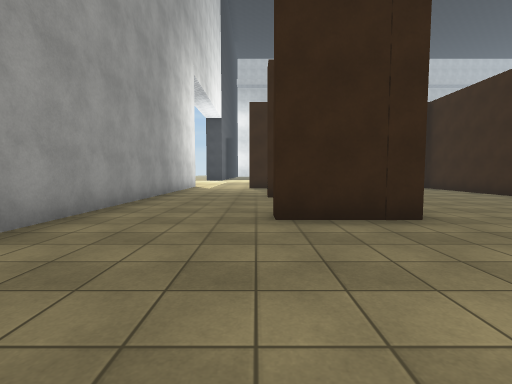
view 1 (above)

17 first-person views from a walk through a Unity game level. The camera is 1.3 m above the floor, tilts 4° down and sees 85° across. Doors are open. The floor is counted in squares, 2 m on a side. Each view is taken from the middle of a square. On the plan, view 1 faces up. The plan holds only what a view shows up to about 9 squares ahead; the rest is blank. The place goes on beyond the plan. The player character is not drawn. Surface patterns are stand-ins for the level's own textures.

view 2
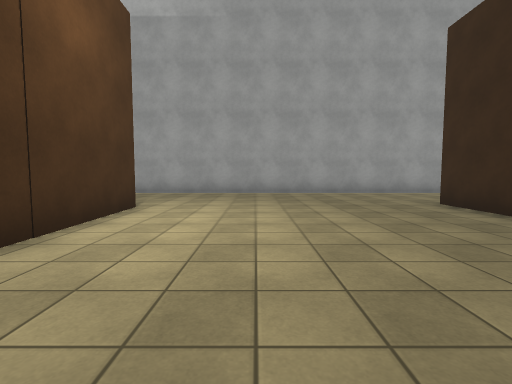

view 3
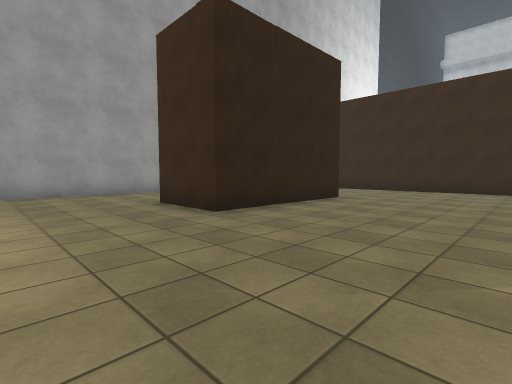

view 4
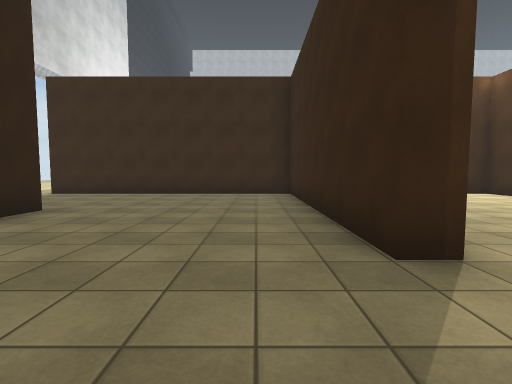

view 5
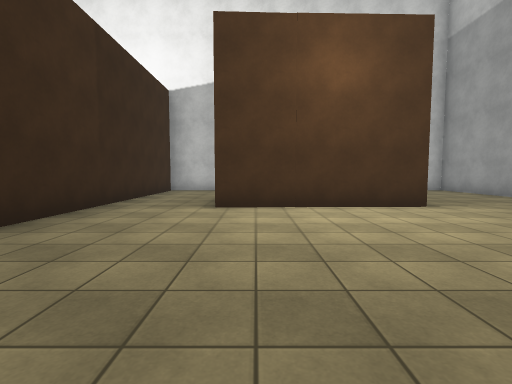

view 6
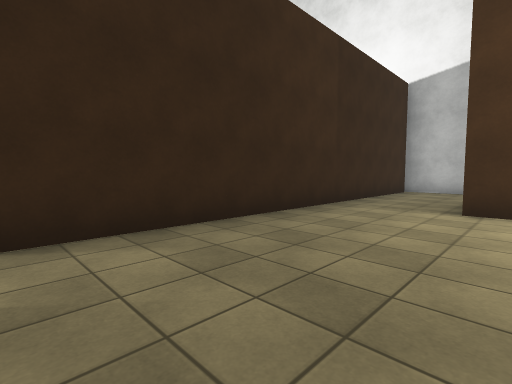

view 7
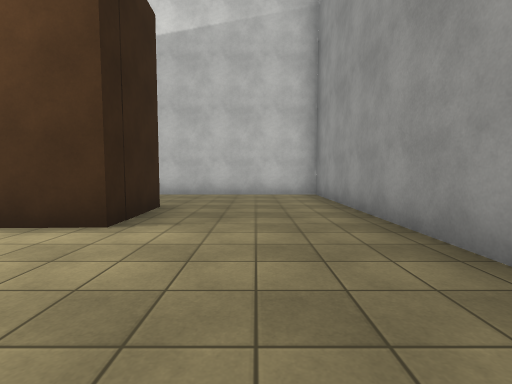

view 8
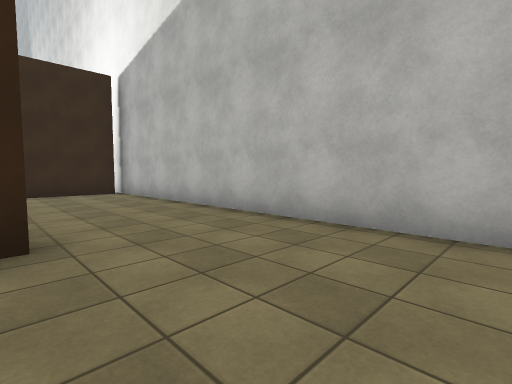

view 9
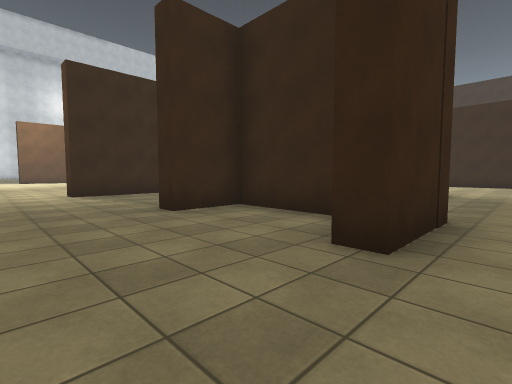

view 10
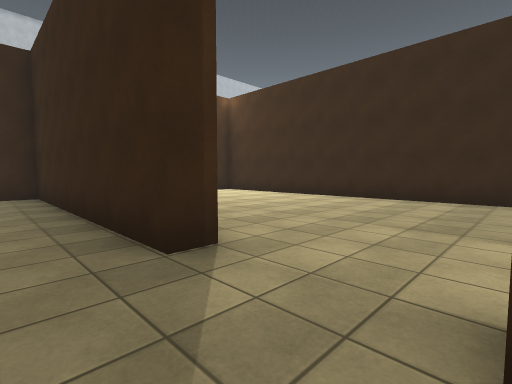

view 11
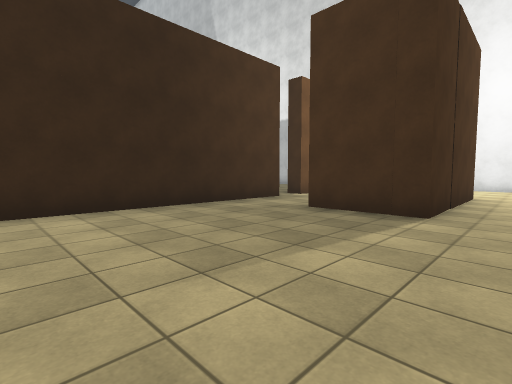

view 12
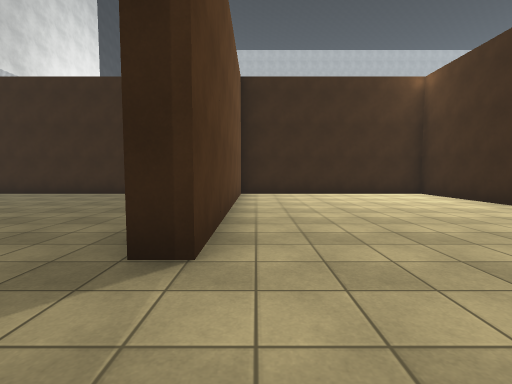

view 13
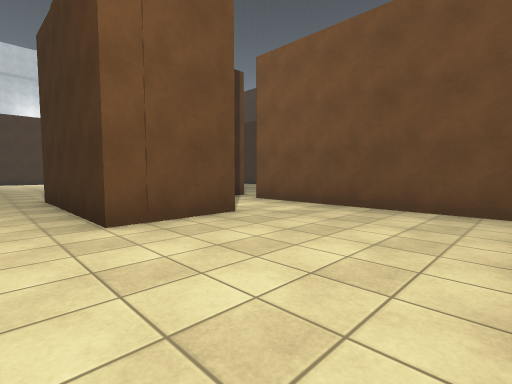

view 14
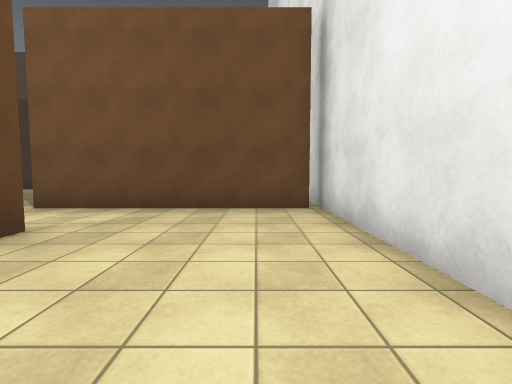

view 15
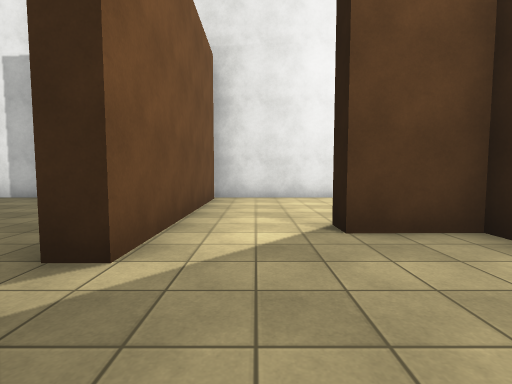

view 16
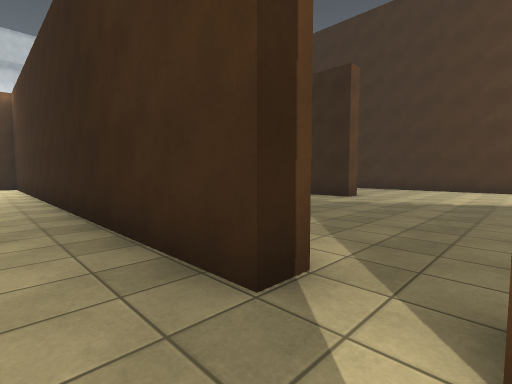

view 17
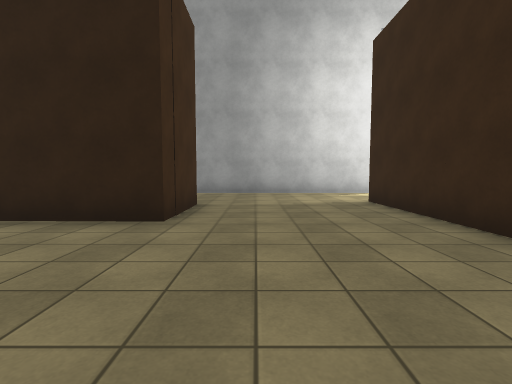

### Floor plan
Points are (right, up) in squares from view 1. A wall is a line through its corners. A room is listed if a view was taken in it or the views show most of it. See-through windows are left out.
Room 1 (views 1, 2, 3, 4, 5, 6, 7, 8, 9, 10, 17)
walls: (1.8, 5.1) (1.8, 7.3) (0.4, 7.3) (0.3, 7.8) (2.3, 7.8) (2.3, 3.8) (0.3, 3.8) (0.3, 4.3); (7.5, 5) (7, 5) (7, 11.5) (-0.3, 11.5) (-0.3, 12.1); (0.8, -4.4) (0.7, -2.3) (4.8, -2.2); (7, -7) (7, 3.1); (-2.8, 12.6) (-2.8, -7.2) (7.6, -7.2)
ways out: opening at (7, 4.5) to room 2; opening at (-1.5, 12)
Room 2 (views 11, 12)
walls: (9, 0.5) (11.1, 0.6); (7.5, 11.1) (7.5, 5); (13, 0.5) (13, 11.5) (7.5, 11.5)
ways out: opening at (7, 4.5) to room 1; opening at (8, 0) to room 3; opening at (12, 0) to room 4
Room 3 (views 13, 14)
walls: (11, -3) (11, -3.5) (9, -3.5) (9, 0.5); (9.2, -7.2) (12.9, -7.2); (13, -7) (13, -2)
ways out: opening at (8, 0) to room 2; opening at (12, -3) to room 4
Room 4 (views 15, 16)
walls: (13, -1) (13, 0.5); (9.5, -3) (11, -3)
ways out: opening at (12, 0) to room 2; opening at (12, -3) to room 3; gap at (13, -1.5)

Where each view was taken, in squares from view 1:
view 1: 0 up, 0 right, facing up
view 2: 0 up, 6 right, facing left
view 3: 1 up, 6 right, facing up-left
view 4: 3 up, 6 right, facing up
view 5: 3 up, 4 right, facing down
view 6: 3 up, 4 right, facing down-right
view 7: 1 up, 1 left, facing down
view 8: 4 down, 2 left, facing down-right
view 9: 3 up, 2 left, facing up-right
view 10: 3 up, 6 right, facing up-right
view 11: 5 up, 8 right, facing down-right
view 12: 3 up, 8 right, facing up
view 13: 7 down, 8 right, facing up-right
view 14: 6 down, 8 right, facing right
view 15: 0 up, 12 right, facing down
view 16: 2 down, 12 right, facing up-right
view 17: 9 up, 6 right, facing left
